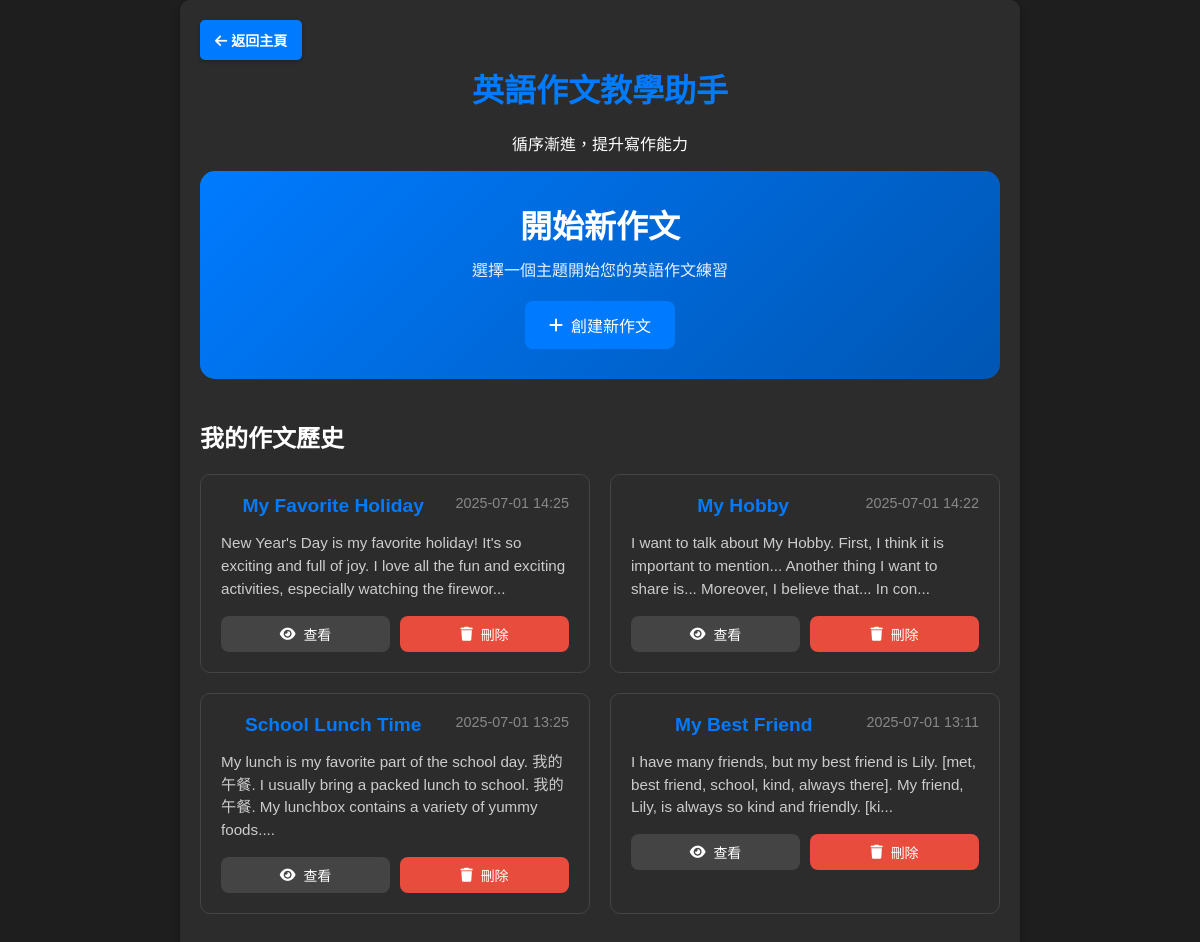
The page /composition (signed in) on the database as committed earlier.
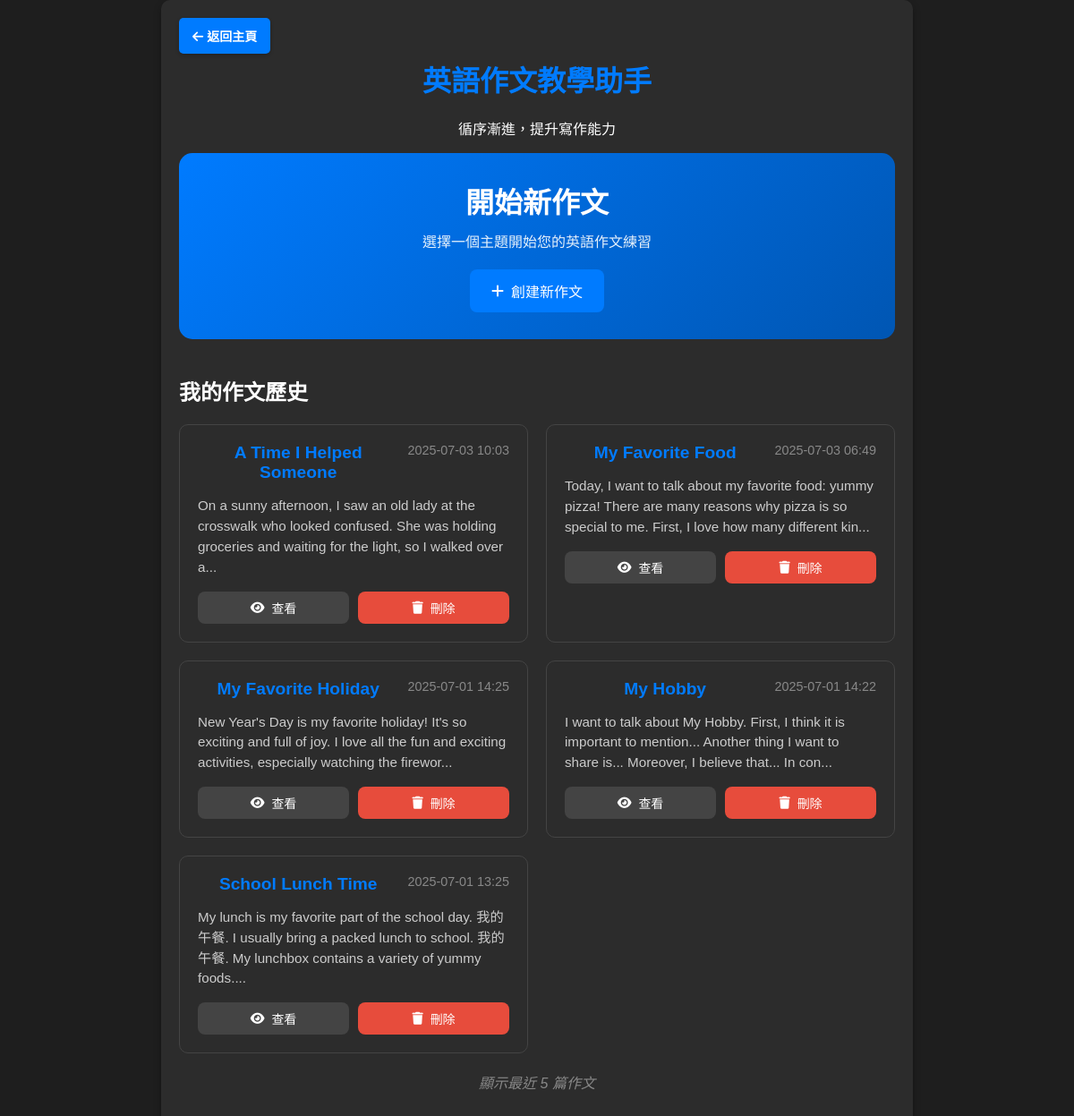
The same page on the database as committed later.
### models.py (models this page shows)
class Composition(db.Model):
    __tablename__ = 'compositions'
    id = db.Column(db.Integer, primary_key=True)
    user_id = db.Column(db.Integer, db.ForeignKey('users.id'), nullable=False)
    title = db.Column(db.String(200), nullable=False)
    content = db.Column(db.Text, nullable=False)
    ai_feedback = db.Column(db.Text, nullable=True)
    timestamp = db.Column(db.DateTime, default=datetime.utcnow)
    user = db.relationship('User', backref=db.backref('compositions', lazy=True))

### app.py (the view)
@app.route("/composition", methods=["GET", "POST"])
@login_required
def composition():
    user_compositions = get_user_compositions(current_user.id, limit=5)
    return render_template('composition.html', user_compositions=user_compositions)

### app.py (called while the page is built)
@login_manager.user_loader
def load_user(user_id):
    return db.session.get(User, int(user_id))

def get_user_compositions(user_id, limit=10):
    try:
        compositions = Composition.query.filter_by(user_id=user_id)\
                                      .order_by(Composition.timestamp.desc())\
                                      .limit(limit).all()
        return compositions
    except Exception as e:
        print(f"Error getting user compositions: {e}")
        return []

### templates/composition.html (shortened to what this page needs)
<!DOCTYPE html>
<html lang="zh-TW">
<head>
    <link rel="stylesheet" href="{{ url_for('static', filename='css/composition.css') }}">
    <link rel="stylesheet" href="https://cdnjs.cloudflare.com/ajax/libs/font-awesome/6.0.0/css/all.min.css">
</head>
<body>
    <div class="container">
        <header>
            <div class="header-nav">
                <a href="{{ url_for('index') }}" class="back-button">
                    <i class="fas fa-arrow-left"></i> 返回主頁
                </a>
                <div class="user-info">
                    <span>歡迎，{{ current_user.username }}</span>
                </div>
            </div>
            <h1>英語作文教學助手</h1>
            <p class="subtitle">循序漸進，提升寫作能力</p>
        </header>
        <main>
            <div class="composition-dashboard">
                <div class="action-section">
                    <h2>開始新作文</h2>
                    <p>選擇一個主題開始您的英語作文練習</p>
                    <a href="{{ url_for('new_composition') }}" class="btn btn-primary">
                        <i class="fas fa-plus"></i> 創建新作文
                    </a>
                </div>
                {% if user_compositions %}
                <div class="history-section">
                    <h2>我的作文歷史</h2>
                    <div class="compositions-grid">
                        {% for composition in user_compositions %}
                        <div class="composition-card">
                            <div class="composition-header">
                                <h3>{{ composition.title }}</h3>
                                <span class="composition-date">{{ composition.timestamp.strftime('%Y-%m-%d %H:%M') }}</span>
                            </div>
                            <div class="composition-preview">
                                {{ composition.content[:150] }}{% if composition.content|length > 150 %}...{% endif %}
                            </div>
                            <div class="composition-actions">
                                <a href="{{ url_for('view_composition', composition_id=composition.id) }}" class="btn btn-secondary">
                                    <i class="fas fa-eye"></i> 查看
                                </a>
                                <button onclick="deleteComposition({{ composition.id }})" class="btn btn-danger">
                                    <i class="fas fa-trash"></i> 刪除
                                </button>
                            </div>
                        </div>
                        {% endfor %}
                    </div>
                    {% if user_compositions|length >= 5 %}
                    <div class="view-all">
                        <p>顯示最近 5 篇作文</p>
                    </div>
                    {% endif %}
                </div>
                {% else %}
                <div class="empty-state">
                    <i class="fas fa-edit"></i>
                    <h3>還沒有作文記錄</h3>
                    <p>開始您的第一篇英語作文練習吧！</p>
                </div>
                {% endif %}
            </div>
        </main>
    </div>
</body>
</html>

### static/css/composition.css (style rules this page uses)
:root { --primary-color: #007BFF; --secondary-color: #2c2c2c; --text-color: #fff; --border-color: #444; --success-color: #2ECC71; --error-color: #E74C3C; --background-color: #1e1e1e; --card-background: #2c2c2c; --hover-color: #0056b3; }
body { margin: 0; font-family: Arial, sans-serif; background-color: #1e1e1e; color: #fff; display: flex; align-items: center; justify-content: center; min-height: 100vh; animation: fadeInBody 1s ease-in-out; }
.container { width: 800px; background-color: var(--secondary-color); padding: 20px; border-radius: 10px; box-shadow: 0 4px 8px rgba(0, 0, 0, 0.3); animation: slideUp 0.8s ease-out; position: relative; }
h1, h3 { color: var(--primary-color); text-align: center; margin-bottom: 20px; animation: fadeInText 1.2s ease-in-out; }
p { text-align: center; justify-content: center; animation: fadeInText 1.4s ease-in-out; }
button { width: 100%; padding: 10px; background-color: var(--primary-color); border: none; border-radius: 5px; color: #fff; font-size: 16px; cursor: pointer; animation: fadeInButton 1.6s ease-in-out; }
.back-button { position: absolute; top: 20px; left: 20px; padding: 10px 15px; background-color: var(--primary-color); color: #fff; text-decoration: none; font-size: 14px; font-weight: bold; border-radius: 5px; box-shadow: 0 2px 4px rgba(0, 0, 0, 0.2); transition: background-color 0.3s ease, transform 0.2s ease; animation: fadeInBackButton 1.8s ease-in-out; }
.header-nav { display: flex; justify-content: space-between; align-items: center; margin-bottom: 20px; }
.user-info { display: flex; align-items: center; gap: 15px; }
.composition-dashboard { max-width: 100%; }
.action-section { text-align: center; margin-bottom: 40px; padding: 30px; background: linear-gradient(135deg, var(--primary-color), var(--hover-color)); border-radius: 15px; }
.action-section h2 { margin: 0 0 10px 0; font-size: 2em; }
.action-section p { margin: 0 0 20px 0; opacity: 0.9; }
.btn { display: inline-flex; align-items: center; gap: 8px; padding: 12px 24px; border: none; border-radius: 8px; text-decoration: none; font-size: 16px; font-weight: 500; cursor: pointer; transition: all 0.3s ease; }
.btn-primary { background-color: var(--primary-color); color: white; }
.btn-secondary { background-color: var(--border-color); color: white; }
.btn-danger { background-color: var(--error-color); color: white; }
.history-section { margin-top: 40px; }
.history-section h2 { margin-bottom: 20px; color: var(--text-color); }
.compositions-grid { display: grid; grid-template-columns: repeat(auto-fill, minmax(300px, 1fr)); gap: 20px; margin-bottom: 20px; }
.composition-card { background: var(--card-background); border-radius: 10px; padding: 20px; border: 1px solid var(--border-color); transition: transform 0.3s ease, box-shadow 0.3s ease; }
.composition-header { display: flex; justify-content: space-between; align-items: flex-start; margin-bottom: 15px; }
.composition-header h3 { margin: 0; color: var(--primary-color); font-size: 1.2em; flex: 1; }
.composition-date { font-size: 0.9em; color: #888; white-space: nowrap; margin-left: 10px; }
.composition-preview { color: #ccc; line-height: 1.5; margin-bottom: 15px; font-size: 0.95em; }
.composition-actions { display: flex; gap: 10px; }
.composition-actions .btn { flex: 1; justify-content: center; font-size: 14px; padding: 8px 16px; }
.view-all { text-align: center; color: #888; font-style: italic; }

Rows that differ between the two databases and show on the page:
no longer on this page (row unchanged): Composition: title "My Best Friend", timestamp "2025-07-01 13:11", content "I have many friends, but my best friend is Lily. [met, best friend, school, kind, always there]. My friend, Lily, is always so kind and friendly. [ki"
added Composition: title "A Time I Helped Someone", timestamp "2025-07-03 10:03", content "On a sunny afternoon, I saw an old lady at the crosswalk who looked confused. She was holding groceries and waiting for the light, so I walked over a"
added Composition: title "My Favorite Food", timestamp "2025-07-03 06:49", content "Today, I want to talk about my favorite food: yummy pizza! There are many reasons why pizza is so special to me. First, I love how many different kin"
Other text that changed with them:
text now shown: "顯示最近 5 篇作文"
